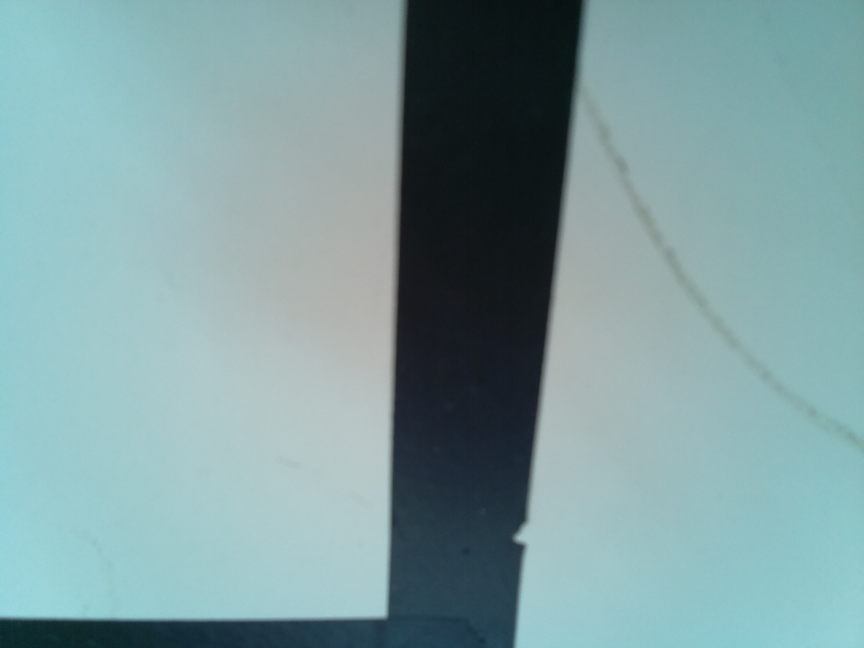
//> input picture pic.jpg, 2592 x 1944 px (shown at 1/3 size)
$ ./proj__seconda_copia_ pic.jpg 20160414_154858.jpg 20160414_154858.jpg 20160414_154858.jpg   (built with g++ and OpenCV 4)
//> lines starting //> are read from the running program, lines starting //| are printed output that depends on the picture
#include <stdio.h>
#include<cstdlib>
#include<iostream>
#include <opencv2/opencv.hpp>
#include <opencv2/core/core.hpp>
#include<vector>
#include<queue>
#include<map>
#include<math.h>

#define ii pair<int,int>

using namespace cv;
using namespace std;

struct Mypoint{
int x;
int y;
int dist;

};


ii iimake(int a, int b)
{
    return ii(make_pair(a, b));
}

int colorazione[3]={0,0,0};


void calcola_colore(int dist)
{

int qualecolore = (dist/250)%3;
int intensita=(dist%250);

for(int i=0; i<3; i++)
    colorazione[i]=0;

colorazione[qualecolore]=intensita;

}


///VARIABILI DEL "ROBOT"-------------------
int soglianero=20;
int fino_a_dove=100;   ///FINO A DOVE: FIN DOVE CALCOLO LA DISTANZA, PIÙ CHE ALTRO FIN DOVE FACCIO TUTTO. ES: SE È 400, ALLORA
                        ///GUARDO (COSA GUARDO? quello che mi serve) fino a 400, appunto, pixel di distanza dal primo pixel
int distanza_isole=fino_a_dove-5; ///vedi sotto
int quanti_per_isola=3; ///QUANTI PER ISOLA: quanto è la distanza MASSIMA tra un pixel a una data distanza (distanza isole) di modo che si possano considerare
                        ///NON separati, cioè diciamo riunibili in uno stesso punto. Secondo la geometria, dovrebbe essere addirittura 1, non di più.

///VARIABILI PER LA FUNZIONE--------------
map<ii, int> distanze; ///la matrice dove il pixel in pos(x,y) è a distanza d dal primo nero trovato
map<ii, bool> usati;  ///serve nella "contro"bfs, per vedere se ho già usato un punto

int vett_quanti[100000]; ///ma vett_quanti è inutilissimo!
vector<int>vettore_x[100000];
vector<int>vettore_y[100000];///100mila vuol dire che possiamo arrivare fino alla distanza di 100mila pixel (esagerato)
Mat colore;


float angolo_medio_linea(int* mediax, int* mediay, int lungh, int l, int step){

	cout<<"INIZIO CALCOLO ANGOLO LINEA"<<endl;getchar();
	long long int media=0.0;
	float t=0.0;
for(int i=0; i<lungh-l; i+=step){


      colore.at<Vec3b>(mediay[i+l],mediax[i+l]) = (Vec3b){0,0,255};
	cout<<"finale : "<<mediax[i+l]<<" "<<mediay[i+l]<<"\n iniziale:"<<mediax[i]<<" "<<mediay[i]<<endl;
        if((mediax[i+l]-mediax[i])!=0)
            t=atan((mediay[i+l]-mediay[i]) / (mediax[i+l]-mediax[i]) );
        else
            t=100;
		media+=(int)t;
	cout<<t<<endl;//getchar();
	namedWindow("COLORE", WINDOW_FULLSCREEN);
imshow("COLORE",colore);
waitKey(0);
	}
	media=media/(lungh/l);

	return media;
}

int bfs_principaple(){

}

int main(int argc, char** argv )
{

int vett_mediax[100000];
int vett_mediay[100000];

cout<<"ciao"<<endl;
Mat grigio=imread(argv[1], CV_LOAD_IMAGE_GRAYSCALE);
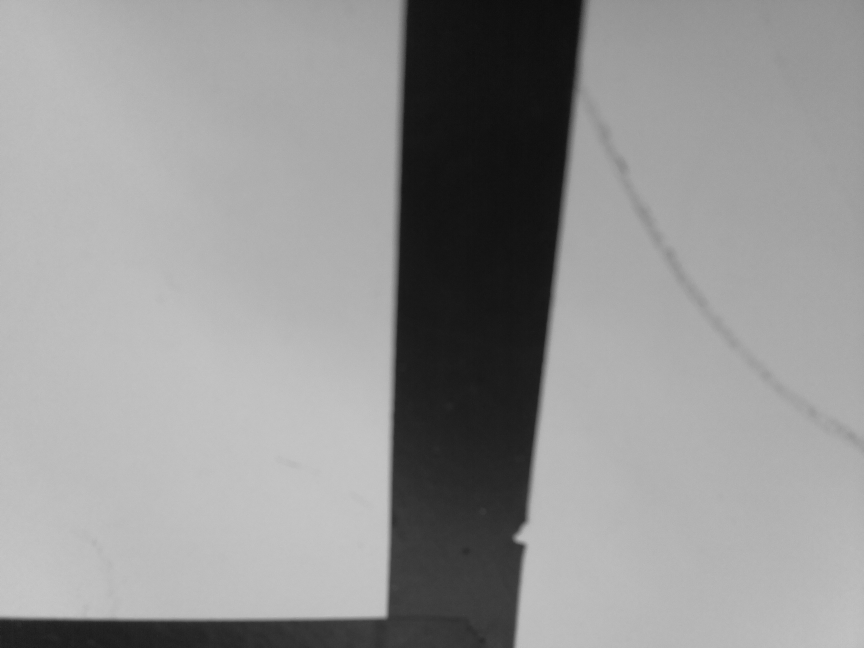
//> grigio: 1944 rows x 2592 cols, CV_8UC1 (shown at 1/3 size); min 10, max 206, mean 148.9
if ( !grigio.data )
    {
        printf("No image data \n");
        return -1;
    }


queue<Point> coda;

///INIZIALIZZAZIONE-----------------
if(argc>=3)
{
     stringstream s;
        s<<argv[2];
        s>>fino_a_dove;
}
if(argc>=4)
{
     stringstream s;
        s<<argv[3];
        s>>distanza_isole;
}
if(argc>=5)
{
     stringstream s;
        s<<argv[4];
        s>>quanti_per_isola;
}


for(int i=0; i<10000; i++)
{
vett_mediax[i]=0;
vett_mediay[i]=0;
vett_quanti[i]=0;
}
cvtColor(grigio,colore, CV_GRAY2BGR);
///FINZE INIZIALIZZAZIONE---------------

///PARTIAMO DAL BASSO A INDIVIDUARE IL PRIMO NERO!

int primox, primoy, lastx;
    ///NOTA PER TUTTO STO CESSO
    ///IL MAT::AT(A,B) FUNZIONA CHE A SONO LE RIGHE (QUINDI LA Y) E B LE COLONNE (LA X)
for(int i=grigio.rows-1; i>=0; i--)  ///i:righe
{
    for(int j=grigio.cols -1; j>=0; j--) ///j:colonne; CERCA IL PRIMO NERO A PARTIRE DA DESTRA
    {
        if ((int)grigio.at<uchar>(i,j) <=soglianero )
        {
            primox=j;
            primoy=i;
            j=-1;///esci dal for
        }
    }

    for(int j=0; j<grigio.cols; j++) ///QUANDO HA TROVATO IL PRIMO NERO A DESTRA, LO CERCA DA SINISTRA
    {
        if ((int)grigio.at<uchar>(i,j) <=soglianero )
        {
            lastx=j;

            //escimi il for
            j=grigio.cols+10;
            i=-1;  ///QUANDO HA TROVATO IL NERO DX E IL NERO SX CHE STANNO PIÙ IN BASSO DI TUTI,
                    ///esce da tutti i for possibili, ha trovato le cordinate esatte del primo nero
        }
    }

}
//> this loop made 968 passes
//> i on passes 1 to 3: 1943, 1942, 1941
//> after the loop, primox = 1538; primoy = 976; lastx = 1538
primox=(primox+lastx)/2;
colore.at<Vec3b>(primoy, primox)=(Vec3b){0,0,250};
cout<<"HO TROVATO UN NERO!"<<primox<<" "<<primoy<<endl;
//| HO TROVATO UN NERO!1538 976

///--------------------<<BFS>>---------------///

coda.push(Point(primox, primoy));
//> coda = 1 item
distanze[iimake(primox,primoy)]=0;
//> distanze = 1 item

while(!coda.empty())
{
    Point corrente = coda.front();
    coda.pop();
    int xcorrente=corrente.x;
    int ycorrente=corrente.y;

    for(int i=-1; i<=1; i++)
        for(int j=-1; j<=1; j++)   ///PER OGNI VICINO DEL PIXEL CORRENTE CONTROLLA SE LO DEVI PRENDERE
        {
            int xprossimo = xcorrente+i;
            int yprossimo = ycorrente+j;

            if((xprossimo>=0 && xprossimo<grigio.cols) &&
                (yprossimo>=0 && yprossimo<grigio.rows)  ///SE È DENTRO I CONFINI DELLA MATRICE,
                &&
                (distanze.count(iimake(xprossimo,yprossimo)) == 0 )&& ///BFS:SE NON LO HAI GIA PRESO IN CONSIDERAZIONE,
                ( (int)grigio.at<uchar>(yprossimo,xprossimo) <= soglianero) ///SE È UN NERO,
                )
            {

                coda.push(Point(xprossimo,yprossimo));    ///metti il prossimo nodo nella coda
                distanze[iimake(xprossimo,yprossimo)] = distanze[iimake(xcorrente,ycorrente)]+1; ///setta la distanza del prossimo a la tua +1
                int distanza = distanze[iimake(xprossimo,yprossimo)]; ///e salvala nella variabile "distanza"
                vett_quanti[distanza]++; ///di che c'è un altro punto a quella distanza

                calcola_colore(distanza);  ///colora il punto sulla immagine
                colore.at<Vec3b>(yprossimo,xprossimo) = (Vec3b){colorazione[0],colorazione[1],colorazione[2]};

                vettore_x[distanza].push_back(xprossimo);
                vettore_y[distanza].push_back(yprossimo);

             } //endif
        } //endfor


}//endwhile; fine bfs
//> this loop made 1 pass
//> (xcorrente, ycorrente) on pass 1: (1538, 976)
//> after the loop, vettore_x = 100000 items; vettore_y = 100000 items

///--<<CALCOLO DELLA MEDIA, PER VEDERE DOVE VA LA TRAIETTORIA DELLA LINEA>>----
float mediax;
float mediay;
for(int i=1; i<fino_a_dove; i++)
{
    mediax=0.0;
    mediay=0.0;
    //cout<<"I PIXELS A DISTANZA "<<i<<"SONO "<<vettore_x[i].size()<<" "<<vettore_y[i].size()<<" "<<vett_quanti[i]<<endl;//getchar(); //questi tre numeri dovrebbero SEMPRE essere uguali, o qualcosa non va
    for(int j=0; j<vettore_x[i].size(); j++)
    {
        //cout<<"       "<<vettore_x[i][j]<<"  "<<vettore_y[i][j]<<endl;
        mediax=mediax+vettore_x[i][j];
        mediay=mediay+vettore_y[i][j];
    }
    mediax=mediax /vettore_x[i].size();
    mediax=(int)mediax;
    mediay=mediay /vettore_y[i].size();
    mediay=(int)mediay;

    vett_mediax[i]=(int)mediax;
    vett_mediay[i]=(int)mediay;
//> (the run ends here: the program crashes, at `colore.at<Vec3b>(vett_mediay[i],vett_mediax[i])=(Vec3b){250,250,250};`)
